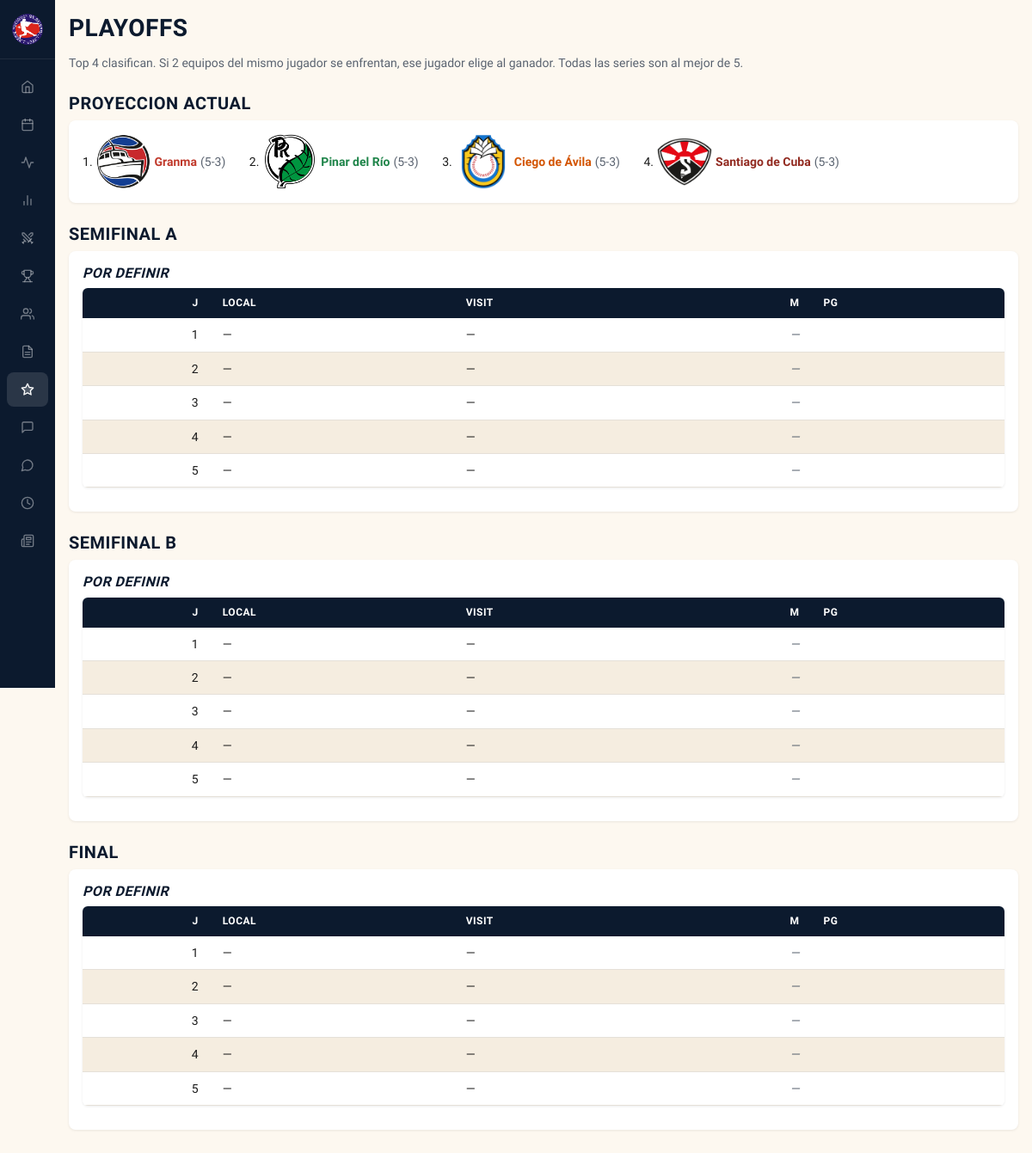
The app's page /playoffs with its own data.
### tables this page shows
CREATE TABLE teams (
            id INTEGER PRIMARY KEY,
            name TEXT NOT NULL,
            short_name TEXT NOT NULL,
            full_name TEXT NOT NULL,
            owner TEXT NOT NULL,
            rank_overall INTEGER,
            rank_pitching INTEGER,
            rank_batting INTEGER,
            rank_fielding INTEGER,
            rank_speed INTEGER,
            rank_pre_draft INTEGER,
            rank_post_draft INTEGER,
            color_primary TEXT,
            color_secondary TEXT,
            logo_file TEXT,
            banner_file TEXT
        );

CREATE TABLE schedule (
            id INTEGER PRIMARY KEY,
            game_num INTEGER,
            week_num INTEGER,
            home_team_id INTEGER REFERENCES teams(id),
            away_team_id INTEGER REFERENCES teams(id),
            phase TEXT DEFAULT 'regular',
            series_game INTEGER
        );

### blueprints/playoffs/routes.py (the view)
@playoffs_bp.route('/playoffs')
def playoffs() -> str:
    return render_template('playoffs.html',
                           semi_a=get_series('semi_a'),
                           semi_b=get_series('semi_b'),
                           final=get_series('final'),
                           standings=get_standings())

### app.py (called while the page is built)
def _register_static_versioning(app: Flask) -> None:
    @app.url_defaults
    def _inject_static_version(endpoint: str, values: dict) -> None:
        if endpoint != 'static' or 'v' in values:
            return
        filename = values.get('filename')
        if not filename:
            return
        path = os.path.join(app.static_folder or '', filename)
        try:
            values['v'] = int(os.path.getmtime(path))
        except OSError:
            pass

### blueprints/playoffs/services.py (called while the page is built)
def get_series(phase: str) -> list[sqlite3.Row]:
    return get_db().execute("""
        SELECT s.*, g.home_runs, g.away_runs, g.date, g.id as game_id,
            g.winning_pitcher_id as wp_id,
            ht.name as home_name, ht.short_name as home_short,
            ht.color_primary as home_color, ht.logo_file as home_logo,
            at.name as away_name, at.short_name as away_short,
            at.color_primary as away_color, at.logo_file as away_logo,
            wp.name as wp_name
        FROM schedule s
        LEFT JOIN teams ht ON s.home_team_id = ht.id
        LEFT JOIN teams at ON s.away_team_id = at.id
        LEFT JOIN games g ON g.schedule_id = s.id
        LEFT JOIN players wp ON g.winning_pitcher_id = wp.id
        WHERE s.phase = ?
        ORDER BY s.series_game
    """, (phase,)).fetchall()

### db.py (called while the page is built)
def get_db() -> sqlite3.Connection:
    if 'db' not in g:
        from flask import current_app
        g.db = sqlite3.connect(current_app.config['DB_PATH'])
        g.db.row_factory = sqlite3.Row
        cursor = g.db.cursor()
        cursor.execute('PRAGMA journal_mode=WAL')
        cursor.execute('PRAGMA synchronous=NORMAL')
        cursor.execute('PRAGMA foreign_keys=ON')
        cursor.execute('PRAGMA busy_timeout=5000')
        cursor.close()
    return g.db

### models/base.py (called while the page is built)
    def __getattr__(self, name: str) -> Any:
        try:
            return self._row[name]
        except (IndexError, KeyError) as e:
            raise AttributeError(
                f"{type(self).__name__} has no attribute or column {name!r}"
            ) from e

    @property
    def row(self) -> sqlite3.Row:
        return self._row

### models/team.py (called while the page is built)
    @property
    def games(self) -> int:
        return self.wins + self.losses

    @property
    def pct_float(self) -> float:
        return self.wins / self.games if self.games else 0.0

    @property
    def pct(self) -> str:
        return f"{self.pct_float:.3f}" if self.games else ".000"

    @property
    def diff(self) -> int:
        return self.rs - self.ra

### templates/playoffs.html (shortened to what this page needs)
{% extends "base.html" %}
{% from 'components/logo_img.html' import logo_img %}
{% from 'components/team_link.html' import team_link %}
{% from 'components/series_table.html' import series_table %}
{% block content %}
<h1>Playoffs</h1>
<p class="text-muted mb-4">
    Top 4 clasifican. Si 2 equipos del mismo jugador se enfrentan, ese jugador elige al ganador.
    Todas las series son al mejor de 5.
</p>
{% if standings %}
<h2>Proyeccion Actual</h2>
<div class="card">
    {% for s in standings[:4] %}
    <span class="playoff-seed">
        {{ loop.index }}.
        {{ team_link(s.short_name, s.name, s.color_primary, s.logo_file) }}
        <span class="text-muted">({{ s.wins }}-{{ s.losses }})</span>
    </span>
    {% endfor %}
</div>
{% endif %}
<div class="bracket">
    <div class="bracket-round">
        {{ series_table('Semifinal A', semi_a) }}
        {{ series_table('Semifinal B', semi_b) }}
    </div>
    <div class="bracket-round">
        {{ series_table('Final', final) }}
    </div>
</div>
{% endblock %}

### templates/components/logo_img.html
{% macro logo_img(logo_file, css_class='inline-logo', alt='') %}
{% if logo_file %}
    {%- set dims = {
        'inline-logo':    64,
        'inline-logo-md': 32,
        'inline-logo-sm': 16,
        'team-logo':      56,
        'sched-logo':     72,
        'versus-logo':    80,
        'game-card-bg game-card-bg-left':  64,
        'game-card-bg game-card-bg-right': 64,
    } -%}
    {%- set size = dims.get(css_class) -%}
<img src="{{ url_for('static', filename='graphics/' + logo_file) }}"
     class="{{ css_class }}" alt="{{ alt }}" loading="lazy" decoding="async"
     {%- if size %} width="{{ size }}" height="{{ size }}"{% endif %}>
{% endif %}
{% endmacro %}

### templates/components/team_link.html
{% from 'components/logo_img.html' import logo_img %}
{% macro team_link(short_name, name, color, logo_file=None) %}
{{ logo_img(logo_file) }}
<a href="{{ url_for('teams.team', short=short_name) }}" class="team-color-bold" style="--team-color: {{ color }}">{{ name }}</a>
{% endmacro %}

### templates/components/series_table.html
{% macro series_table(title, games) %}
<h2>{{ title }}</h2>
<div class="series-card">
    {% if games and games[0].home_name %}
        <h3>
            <a href="{{ url_for('teams.team', short=games[0].home_short) }}" class="team-color-bold" style="--team-color: {{ games[0].home_color }}">{{ games[0].home_name }}</a>
            vs
            <a href="{{ url_for('teams.team', short=games[0].away_short) }}" class="team-color-bold" style="--team-color: {{ games[0].away_color }}">{{ games[0].away_name }}</a>
        </h3>
    {% else %}
        <h3 class="game-unplayed">Por definir</h3>
    {% endif %}
    <table>
        <thead><tr><th class="num">J</th><th>Local</th><th>Visit</th><th class="num">M</th><th>PG</th></tr></thead>
        <tbody>
        {% for g in games %}
        <tr>
            <td class="num">{{ g.series_game }}</td>
            <td>{{ g.home_short or '—' }}</td>
            <td>{{ g.away_short or '—' }}</td>
            {% if g.home_runs is not none %}
            <td class="num">{{ g.home_runs }}-{{ g.away_runs }}</td>
            <td>{% if g.wp_name and g.wp_id %}<a href="{{ url_for('players.player', player_id=g.wp_id) }}">{{ g.wp_name }}</a>{% elif g.wp_name %}{{ g.wp_name }}{% endif %}</td>
            {% else %}
            <td class="num game-unplayed">—</td>
            <td></td>
            {% endif %}
        </tr>
        {% endfor %}
        </tbody>
    </table>
</div>
{% endmacro %}

### static/style.css (style rules this page uses)
:root { --navy-900: #0C1A2E; --navy-800: #132B4A; --navy-700: #1B3254; --navy-500: #2D4F7E; --red-600: #C62828; --red-700: #A51C1C; --cream-50: #FDF8F0; --cream-100: #F5EDE0; --cream-200: #E8DCC8; --white: #FFFFFF; --gray-600: #5A5A5A; --gray-400: #9E9E9E; --green-600: #2E7D32; --gold-500: #D4A017; --ernesto: #2b6cb0; --junior: #c05621; --text-primary: #1A1A1A; --text-secondary: #5A6370; --border: #E5E0D8; --shadow-sm: 0 1px 3px rgba(0,0,0,0.08); --shadow-md: 0 4px 12px rgba(0,0,0,0.12); --sidebar-width: 200px; --sidebar-collapsed: 64px; --text-xs: 0.6875rem; --text-sm: 0.75rem; --text-base: 0.875rem; --text-lg: 1rem; --text-xl: 1.25rem; --text-2xl: 1.75rem; --text-3xl: 2.25rem; --space-1: 4px; --space-2: 8px; --space-3: 12px; --space-4: 16px; --space-5: 24px; --space-6: 32px; --space-7: 48px; --space-8: 64px; --bg: var(--cream-50); --bg-alt: var(--cream-100); --card: var(--white); --text: var(--text-primary); --muted: var(--text-secondary); --accent: var(--red-600); --link: var(--navy-700); --green: var(--green-600); --red: var(--red-600); --gold: var(--gold-500); }
*, *::before, *::after { margin: 0; padding: 0; box-sizing: border-box; }
body { font-family: 'Source Sans 3', system-ui, -apple-system, sans-serif; background: var(--cream-50); color: var(--text-primary); line-height: 1.6; font-size: var(--text-base); }
a { color: var(--navy-700); text-decoration: none; transition: color 120ms; }
h1, h2, h3 { font-family: 'Barlow Condensed', 'Arial Narrow', sans-serif; text-transform: uppercase; letter-spacing: 0.5px; line-height: 1.2; }
h1 { color: var(--navy-900); margin-bottom: var(--space-3); font-size: var(--text-2xl); font-weight: 800; }
h2 { color: var(--navy-900); margin: var(--space-5) 0 var(--space-2); font-size: var(--text-xl); font-weight: 700; }
h3 { color: var(--navy-900); font-size: var(--text-lg); font-weight: 700; }
.card { background: var(--white); border-radius: 8px; padding: var(--space-4); margin-bottom: var(--space-3); box-shadow: var(--shadow-sm); transition: box-shadow 200ms ease; }
.series-card { background: var(--white); border-radius: 8px; padding: var(--space-4); margin-bottom: var(--space-3); box-shadow: var(--shadow-sm); }
.series-card h3 { color: var(--navy-900); margin-bottom: var(--space-2); font-size: var(--text-lg); }
table { width: 100%; border-collapse: collapse; margin-bottom: var(--space-3); background: var(--white); border-radius: 6px; overflow: hidden; box-shadow: var(--shadow-sm); }
th { background: var(--navy-900); color: var(--white); padding: var(--space-2) var(--space-3); text-align: left; font-family: 'Barlow Condensed', sans-serif; font-size: var(--text-sm); font-weight: 700; text-transform: uppercase; letter-spacing: 0.5px; }
td { padding: var(--space-2) var(--space-4) var(--space-2) var(--space-3); border-bottom: 1px solid var(--border); font-size: var(--text-base); }
th { padding-right: var(--space-4); }
td:last-child, th:last-child { padding-right: var(--space-5); }
tbody tr:nth-child(even) { background: var(--cream-100); }
.num { text-align: right; font-variant-numeric: tabular-nums; }
.inline-logo { height: 64px; width: 64px; object-fit: contain; vertical-align: middle; }
.game-unplayed { color: var(--text-secondary); font-style: italic; }
.text-muted { color: var(--text-secondary); }
.mb-4 { margin-bottom: var(--space-4); }
.team-color-bold { color: var(--team-color); font-weight: 600; }
.playoff-seed { display: inline-flex; align-items: center; gap: var(--space-1); margin-right: var(--space-5); }
.card, .game-card, .analyst-chip, .tweet, .sched-row { animation: fadeInUp 200ms ease-out both; }

### records on screen
teams: logo_file (picture), name "Granma", wins "5", losses "3"
teams: logo_file (picture), name "Pinar del Río", wins "5", losses "3"
teams: logo_file (picture), name "Ciego de Ávila", wins "5", losses "3"
teams: logo_file (picture), name "Santiago de Cuba", wins "5", losses "3"
schedule: series_game "1", home_short "—", away_short "—"
schedule: series_game "2", home_short "—", away_short "—"
schedule: series_game "3", home_short "—", away_short "—"
schedule: series_game "4", home_short "—", away_short "—"
schedule: series_game "5", home_short "—", away_short "—"
schedule: series_game "1", home_short "—", away_short "—"
schedule: series_game "2", home_short "—", away_short "—"
schedule: series_game "3", home_short "—", away_short "—"
schedule: series_game "4", home_short "—", away_short "—"
schedule: series_game "5", home_short "—", away_short "—"
schedule: series_game "1", home_short "—", away_short "—"
schedule: series_game "2", home_short "—", away_short "—"
schedule: series_game "3", home_short "—", away_short "—"
schedule: series_game "4", home_short "—", away_short "—"
schedule: series_game "5", home_short "—", away_short "—"

### other values on screen
{{ title }} "SEMIFINAL A SEMIFINAL B FINAL"
